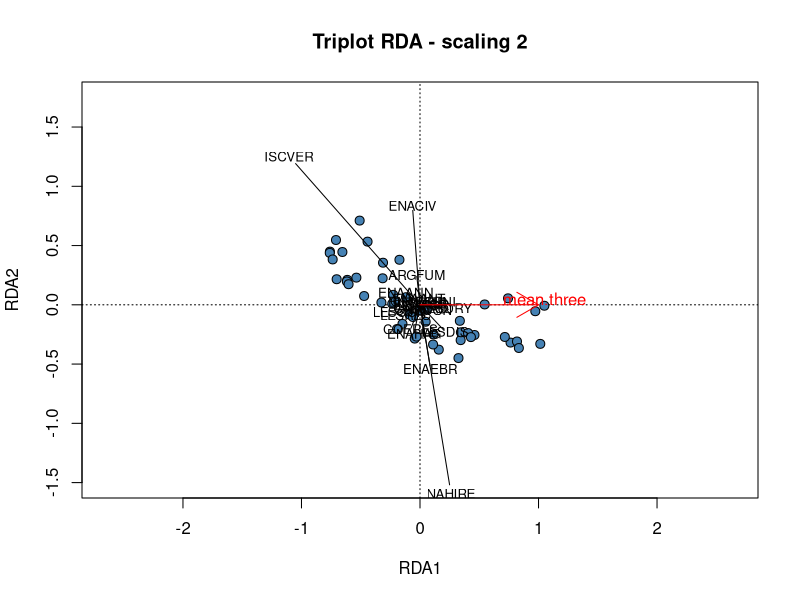
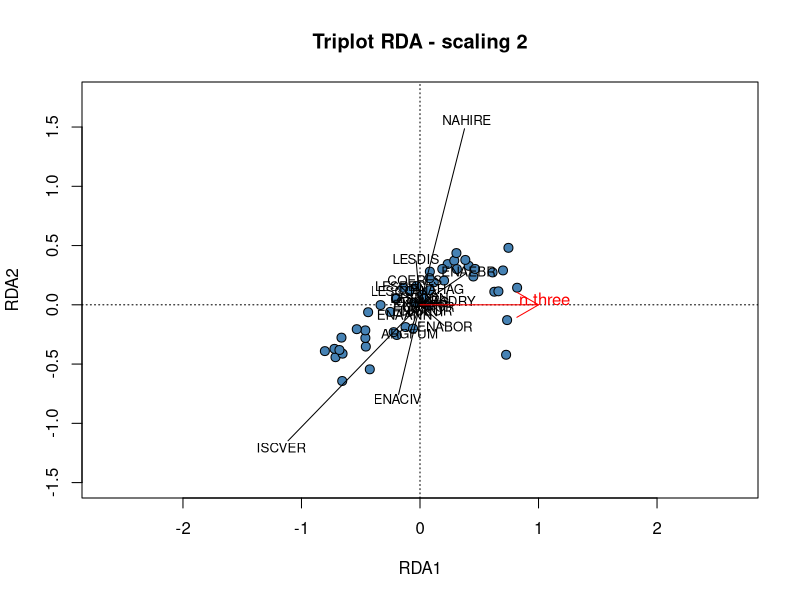
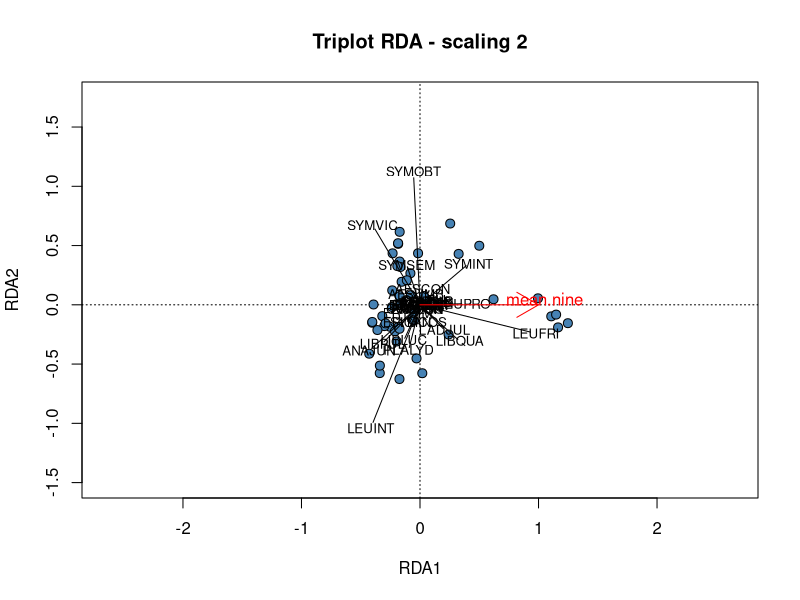
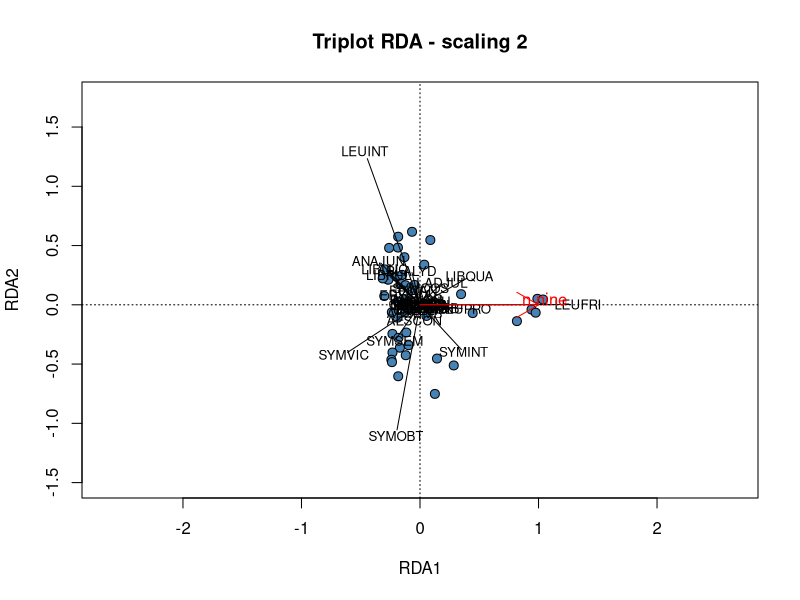

Write the R code that produced these figures, in order.
# Redundancy Analyses
# Author: Mary Ann C. Perron
# This script is for producing and analyzing redundancy analyses performed on community composition data

#### Load Packages ####
p <- c("dplyr", "vegan")
lapply(p, library, character.only=T)

#### Load Data ####
# odonates 
AdultZygoptera <- read.csv("input/cleaned/ZygopteraCleaned.csv")
AdultAnisoptera <- read.csv("input/cleaned/AnisopteraCleaned.csv")
# mean current density 
Current300 <- dplyr::select(AdultZygoptera, c(mean.three))
Current900 <- dplyr::select(AdultAnisoptera, c(mean.nine))
# number of surrounding habitats 
Habitats300 <- dplyr::select(AdultZygoptera, c(n.three))
Habitats900 <- dplyr::select(AdultAnisoptera, c(n.nine))

# remove extra columns from odonate datasets 
AdultZygoptera <- AdultZygoptera[,2:21]
AdultAnisoptera <- AdultAnisoptera[,2:33]


#### Redundancy Analyses (RDA) ####
## Damselflies ---------
# Mean Current Density @ 300 m
# transform species matrix with Hellinger transformation to downweight zeroes
spe.hel.zyg <- decostand(AdultZygoptera, method="hellinger")
# run RDA on mean current density at 300 m
spe.rda.zyg.current <- rda(spe.hel.zyg~., data=Current300)
summary(spe.rda.zyg.current, display=NULL) 
# check significance of mean current density at 300 m
ordiR2step(rda(spe.hel.zyg~1, data=Current300), scope= formula(spe.rda.zyg.current), direction= "forward", R2scope=TRUE, pstep=1000)
# get the R2 adjusted
(R2adj <- RsquareAdj(spe.rda.zyg.current)$adj.r.squared)
# test the significance of the axis and model
anova.cca(spe.rda.zyg.current, step=1000)
anova.cca(spe.rda.zyg.current, step=1000, by="axis")
 
# Number of Surrounding Habitats @ 300 m
# RDA
spe.rda.zyg.habs <- rda(spe.hel.zyg~., data=Habitats300)
summary(spe.rda.zyg.habs, display=NULL) 
# check significance of Habitat49 and Leucorrhinia proxima and L. frigida both had positive linear 300
ordiR2step(rda(spe.hel.zyg~1, data=Habitats300), scope= formula(spe.rda.zyg.habs), direction= "forward", R2scope=TRUE, pstep=1000)
# get the R2 adjusted
(R2adj <- RsquareAdj(spe.rda.zyg.habs)$adj.r.squared)
#test the significance of the axis and model
anova.cca(spe.rda.zyg.habs, step=1000)
anova.cca(spe.rda.zyg.habs, step=1000, by="axis")
                

## Dragonflies ---------
# Mean Current Density @ 900 m
# transform species matrix with Hellinger transformation to downweight zeroes
spe.hel.ani <- decostand(AdultAnisoptera, method="hellinger")
# run RDA on mean current density at 900 m
spe.rda.ani.current <- rda(spe.hel.ani~., data=Current900)
summary(spe.rda.ani.current, display=NULL) 
# check significance of mean current density at 900 m
ordiR2step(rda(spe.hel.ani~1, data=Current900), scope= formula(spe.rda.ani.current), direction= "forward", R2scope=TRUE, pstep=1000)
# get the R2 adjusted
(R2adj <- RsquareAdj(spe.rda.ani.current)$adj.r.squared)
# test the significance of the axis and model
anova.cca(spe.rda.ani.current, step=1000)
anova.cca(spe.rda.ani.current, step=1000, by="axis")
  
# Number of Surrounding Habitats @ 900 m
spe.rda.ani.habs <- rda(spe.hel.ani~., data=Habitats900)
summary(spe.rda.ani.habs, display=NULL) 
# check significance of surrounding habitats at 900 m
ordiR2step(rda(spe.hel.ani~1, data=Habitats900), scope= formula(spe.rda.ani.habs), direction= "forward", R2scope=TRUE, pstep=1000)
# get the R2 adjusted
(R2adj <- RsquareAdj(spe.rda.ani.habs)$adj.r.squared)
# test the significance of the axis and model
anova.cca(spe.rda.ani.habs, step=1000)
anova.cca(spe.rda.ani.habs, step=1000, by="axis")
            

#### Plotting #### 
# Damselflies / Mean Current Density @ 300 m
jpeg("graphics/RDA/ZygopteraMeanCurrent.jpg")
plot(spe.rda.zyg.current, scaling=2, main="Triplot RDA - scaling 2", type="none", xlab=c("RDA1"), ylab=c("RDA2"), xlim=c(-1,1), ylim=c(-1.5,1.75))
points(scores(spe.rda.zyg.current, display="sites", choices=c(1,2), scaling=2),
       pch=21, col="black", bg="steelblue", cex=1.2)
arrows(0,0,
       scores(spe.rda.zyg.current, display="species", choices=c(1), scaling=2)*2,
       scores(spe.rda.zyg.current, display="species", choices=c(2), scaling=2)*2,
       col="black",length=0)
text(scores(spe.rda.zyg.current, display="species", choices=c(1), scaling=2)*2.1,
     scores(spe.rda.zyg.current, display="species", choices=c(2), scaling=2)*2.1,
     labels=rownames(scores(spe.rda.zyg.current, display="species", scaling=2)),
     col="black", cex=0.8)    
arrows(0,0,
       scores(spe.rda.zyg.current, display="bp", choices=c(1), scaling=2),
       scores(spe.rda.zyg.current, display="bp", choices=c(2), scaling=2),
       col="red")
text(scores(spe.rda.zyg.current, display="bp", choices=c(1), scaling=2)+0.05,
     scores(spe.rda.zyg.current, display="bp", choices=c(2), scaling=2)+0.05,
     labels=rownames(scores(spe.rda.zyg.current, display="bp", choices=c(2), scaling=2)),
     col="red", cex=1)  
dev.off()
# Damselflies / Number of Surrounding Habitats @ 300 m
jpeg("graphics/RDA/ZygopteraSurroundingHabitats.jpg")
plot(spe.rda.zyg.habs, scaling=2, main="Triplot RDA - scaling 2", type="none", xlab=c("RDA1"), ylab=c("RDA2"), xlim=c(-1,1), ylim=c(-1.5,1.75))
points(scores(spe.rda.zyg.habs, display="sites", choices=c(1,2), scaling=2),
       pch=21, col="black", bg="steelblue", cex=1.2)
arrows(0,0,
       scores(spe.rda.zyg.habs, display="species", choices=c(1), scaling=2)*2,
       scores(spe.rda.zyg.habs, display="species", choices=c(2), scaling=2)*2,
       col="black",length=0)
text(scores(spe.rda.zyg.habs, display="species", choices=c(1), scaling=2)*2.1,
     scores(spe.rda.zyg.habs, display="species", choices=c(2), scaling=2)*2.1,
     labels=rownames(scores(spe.rda.zyg.habs, display="species", scaling=2)),
     col="black", cex=0.8)    
arrows(0,0,
       scores(spe.rda.zyg.habs, display="bp", choices=c(1), scaling=2),
       scores(spe.rda.zyg.habs, display="bp", choices=c(2), scaling=2),
       col="red")
text(scores(spe.rda.zyg.habs, display="bp", choices=c(1), scaling=2)+0.05,
     scores(spe.rda.zyg.habs, display="bp", choices=c(2), scaling=2)+0.05,
     labels=rownames(scores(spe.rda.zyg.habs, display="bp", choices=c(2), scaling=2)),
     col="red", cex=1)  
dev.off()
# Dragonflies / Mean Current Density @ 900 m
jpeg("graphics/RDA/AnisopteraMeanCurrent.jpg")
plot(spe.rda.ani.current, scaling=2, main="Triplot RDA - scaling 2", type="none", xlab=c("RDA1"), ylab=c("RDA2"), xlim=c(-1,1), ylim=c(-1.5,1.75))
points(scores(spe.rda.ani.current, display="sites", choices=c(1,2), scaling=2),
       pch=21, col="black", bg="steelblue", cex=1.2)
arrows(0,0,
       scores(spe.rda.ani.current, display="species", choices=c(1), scaling=2)*2,
       scores(spe.rda.ani.current, display="species", choices=c(2), scaling=2)*2,
       col="black",length=0)
text(scores(spe.rda.ani.current, display="species", choices=c(1), scaling=2)*2.1,
     scores(spe.rda.ani.current, display="species", choices=c(2), scaling=2)*2.1,
     labels=rownames(scores(spe.rda.ani.current, display="species", scaling=2)),
     col="black", cex=0.8)    
arrows(0,0,
       scores(spe.rda.ani.current, display="bp", choices=c(1), scaling=2),
       scores(spe.rda.ani.current, display="bp", choices=c(2), scaling=2),
       col="red")
text(scores(spe.rda.ani.current, display="bp", choices=c(1), scaling=2)+0.05,
     scores(spe.rda.ani.current, display="bp", choices=c(2), scaling=2)+0.05,
     labels=rownames(scores(spe.rda.ani.current, display="bp", choices=c(2), scaling=2)),
     col="red", cex=1)  
dev.off()
# Dragonflies / Number of Surrounding Habitats @ 900 m
jpeg("graphics/RDA/AnisopteraSurroundingHabitats.jpg")
plot(spe.rda.ani.habs, scaling=2, main="Triplot RDA - scaling 2", type="none", xlab=c("RDA1"), ylab=c("RDA2"), xlim=c(-1,1), ylim=c(-1.5,1.75))
points(scores(spe.rda.ani.habs, display="sites", choices=c(1,2), scaling=2),
       pch=21, col="black", bg="steelblue", cex=1.2)
arrows(0,0,
       scores(spe.rda.ani.habs, display="species", choices=c(1), scaling=2)*2,
       scores(spe.rda.ani.habs, display="species", choices=c(2), scaling=2)*2,
       col="black",length=0)
text(scores(spe.rda.ani.habs, display="species", choices=c(1), scaling=2)*2.1,
     scores(spe.rda.ani.habs, display="species", choices=c(2), scaling=2)*2.1,
     labels=rownames(scores(spe.rda.ani.habs, display="species", scaling=2)),
     col="black", cex=0.8)    
arrows(0,0,
       scores(spe.rda.ani.habs, display="bp", choices=c(1), scaling=2),
       scores(spe.rda.ani.habs, display="bp", choices=c(2), scaling=2),
       col="red")
text(scores(spe.rda.ani.habs, display="bp", choices=c(1), scaling=2)+0.05,
     scores(spe.rda.ani.habs, display="bp", choices=c(2), scaling=2)+0.05,
     labels=rownames(scores(spe.rda.ani.habs, display="bp", choices=c(2), scaling=2)),
     col="red", cex=1)  
dev.off()
